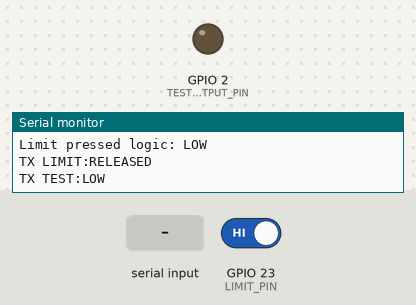
This sketch was run on a simulated ESP32. On the bench: output pins drawn as LEDs (lit = HIGH), the last lines printed to the serial monitor. The test bench sets the inputs (shaded band); at power-on: GPIO 23 (LIMIT_PIN) HIGH.

Above: at 1.4 s.
1.5 s: "TEST HIGH\n" received over the second serial link
At 2.7 s:
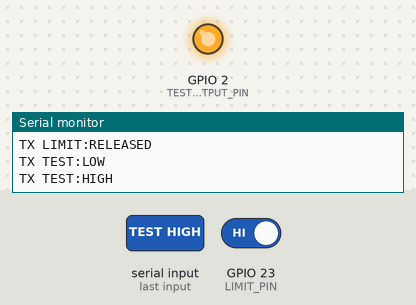
6.0 s: "TEST LOW\n" received over the second serial link
At 7.3 s:
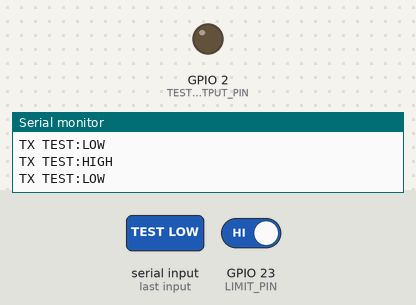
Timing chart, 0 to 8.5 s (numbered marks = the images above; inputs shaded):
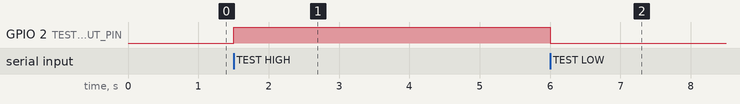

The sketch:

esp32_limit_uart_sender.ino
```cpp
/*
  ESP32 UART limit switch sender for Raspberry Pi.

  Wiring:
  - Limit switch between LIMIT_PIN and GND
  - ESP32 TX pin -> Raspberry Pi RX (GPIO15, physical pin 10)
  - ESP32 RX pin -> Raspberry Pi TX (GPIO14, physical pin 8)
  - ESP32 GND -> Raspberry Pi GND

  Important:
  - This is 3.3V TTL UART only.
  - Do not connect to RS-232 voltage levels.
*/

#if !defined(ARDUINO_ARCH_ESP32)
#error This sketch targets ESP32 boards.
#endif

static const int LIMIT_PIN = 23;
static const int PI_UART_RX_PIN = 3;
static const int PI_UART_TX_PIN = 1;
static const int TEST_OUTPUT_PIN = 2;
static const unsigned long UART_BAUD = 115200;
static const unsigned long DEBOUNCE_MS = 25;
static const bool LIMIT_USE_PULLUP = false;
static const bool LIMIT_ACTIVE_LOW = true;

HardwareSerial PiUart(2);

bool stablePressed = false;
bool lastRawPressed = false;
unsigned long lastChangeMs = 0;
String rxLine;

bool readLimitPressed() {
  int level = digitalRead(LIMIT_PIN);
  return LIMIT_ACTIVE_LOW ? (level == LOW) : (level == HIGH);
}

void sendLimitState(bool pressed) {
  PiUart.println(pressed ? "LIMIT:PRESSED" : "LIMIT:RELEASED");
  Serial.println(pressed ? "TX LIMIT:PRESSED" : "TX LIMIT:RELEASED");
}

void sendTestOutputState(bool high) {
  PiUart.println(high ? "TEST:HIGH" : "TEST:LOW");
  Serial.println(high ? "TX TEST:HIGH" : "TX TEST:LOW");
}

void handlePiCommand(const String& rawLine) {
  String line = rawLine;
  line.trim();
  line.toUpperCase();

  if (line.length() == 0) {
    return;
  }

  if (line == "PING") {
    PiUart.println("PONG");
    Serial.println("RX PING -> TX PONG");
    return;
  }

  if (line == "STATUS?") {
    sendLimitState(stablePressed);
    sendTestOutputState(digitalRead(TEST_OUTPUT_PIN) == HIGH);
    return;
  }

  if (line == "TEST HIGH") {
    digitalWrite(TEST_OUTPUT_PIN, HIGH);
    sendTestOutputState(true);
    return;
  }

  if (line == "TEST LOW") {
    digitalWrite(TEST_OUTPUT_PIN, LOW);
    sendTestOutputState(false);
    return;
  }

  if (line.startsWith("ACK:")) {
    Serial.print("RX ");
    Serial.println(line);
    return;
  }

  Serial.print("RX UNKNOWN ");
  Serial.println(line);
}

void readPiUart() {
  while (PiUart.available() > 0) {
    char c = static_cast<char>(PiUart.read());
    if (c == '\r') {
      continue;
    }

    if (c == '\n') {
      handlePiCommand(rxLine);
      rxLine = "";
      continue;
    }

    if (rxLine.length() < 80) {
      rxLine += c;
    }
  }
}

void updateLimitState() {
  bool rawPressed = readLimitPressed();
  unsigned long now = millis();

  if (rawPressed != lastRawPressed) {
    lastRawPressed = rawPressed;
    lastChangeMs = now;
  }

  if ((now - lastChangeMs) >= DEBOUNCE_MS && rawPressed != stablePressed) {
    stablePressed = rawPressed;
    sendLimitState(stablePressed);
  }
}

void setup() {
  pinMode(LIMIT_PIN, LIMIT_USE_PULLUP ? INPUT_PULLUP : INPUT);
  pinMode(TEST_OUTPUT_PIN, OUTPUT);
  digitalWrite(TEST_OUTPUT_PIN, LOW);

  Serial.begin(115200);
  PiUart.begin(UART_BAUD, SERIAL_8N1, PI_UART_RX_PIN, PI_UART_TX_PIN);

  delay(200);

  stablePressed = readLimitPressed();
  lastRawPressed = stablePressed;
  lastChangeMs = millis();

  Serial.println("ESP32 limit UART sender started");
  Serial.println(LIMIT_ACTIVE_LOW ? "Limit pressed logic: LOW" : "Limit pressed logic: HIGH");
  PiUart.println("BOOT:ESP32_LIMIT_UART_READY");
  sendLimitState(stablePressed);
  sendTestOutputState(false);
}

void loop() {
  updateLimitState();
  readPiUart();
}
```

Measured:
- after the input at 1.5 s, GPIO 2 (TEST_OUTPUT_PIN): LOW → HIGH at once
- after the input at 6.0 s, GPIO 2 (TEST_OUTPUT_PIN): HIGH → LOW at once
